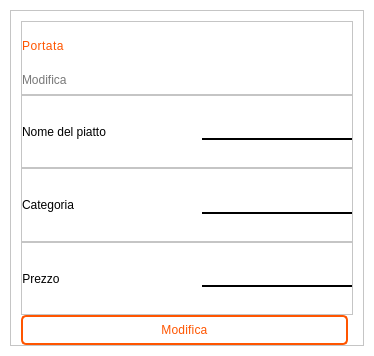
<?xml version="1.0" encoding="UTF-8"?>
<ui version="4.0">
 <class>Dialog</class>
 <widget class="QDialog" name="Dialog">
  <property name="geometry">
   <rect>
    <x>0</x>
    <y>0</y>
    <width>374</width>
    <height>356</height>
   </rect>
  </property>
  <property name="windowTitle">
   <string>Dialog</string>
  </property>
  <property name="styleSheet">
   <string notr="true">background-color: white;</string>
  </property>
  <layout class="QVBoxLayout" name="verticalLayout">
   <property name="spacing">
    <number>0</number>
   </property>
   <property name="leftMargin">
    <number>10</number>
   </property>
   <property name="topMargin">
    <number>10</number>
   </property>
   <property name="rightMargin">
    <number>10</number>
   </property>
   <property name="bottomMargin">
    <number>10</number>
   </property>
   <item>
    <widget class="QFrame" name="frame">
     <property name="styleSheet">
      <string notr="true">background-color: white;</string>
     </property>
     <property name="frameShape">
      <enum>QFrame::StyledPanel</enum>
     </property>
     <property name="frameShadow">
      <enum>QFrame::Raised</enum>
     </property>
     <layout class="QVBoxLayout" name="verticalLayout_2">
      <property name="spacing">
       <number>0</number>
      </property>
      <property name="leftMargin">
       <number>10</number>
      </property>
      <property name="topMargin">
       <number>10</number>
      </property>
      <property name="rightMargin">
       <number>10</number>
      </property>
      <property name="bottomMargin">
       <number>0</number>
      </property>
      <item>
       <widget class="QFrame" name="frame_2">
        <property name="frameShape">
         <enum>QFrame::StyledPanel</enum>
        </property>
        <property name="frameShadow">
         <enum>QFrame::Raised</enum>
        </property>
        <layout class="QVBoxLayout" name="verticalLayout_3">
         <property name="spacing">
          <number>0</number>
         </property>
         <property name="leftMargin">
          <number>0</number>
         </property>
         <property name="topMargin">
          <number>0</number>
         </property>
         <property name="rightMargin">
          <number>0</number>
         </property>
         <property name="bottomMargin">
          <number>0</number>
         </property>
         <item>
          <widget class="QLabel" name="label">
           <property name="maximumSize">
            <size>
             <width>16777215</width>
             <height>40</height>
            </size>
           </property>
           <property name="styleSheet">
            <string notr="true">font: 700 19pt &quot;Poppins&quot;;
color: rgb(255, 85, 0);
letter-spacing: 0.5px;</string>
           </property>
           <property name="text">
            <string>Portata</string>
           </property>
          </widget>
         </item>
         <item>
          <widget class="QLabel" name="label_message">
           <property name="maximumSize">
            <size>
             <width>16777215</width>
             <height>20</height>
            </size>
           </property>
           <property name="styleSheet">
            <string notr="true">font: 10pt &quot;Poppins&quot;;
color: rgb(120, 120, 120);</string>
           </property>
           <property name="text">
            <string>Modifica</string>
           </property>
          </widget>
         </item>
        </layout>
       </widget>
      </item>
      <item>
       <widget class="QFrame" name="frame_3">
        <property name="frameShape">
         <enum>QFrame::StyledPanel</enum>
        </property>
        <property name="frameShadow">
         <enum>QFrame::Raised</enum>
        </property>
        <layout class="QHBoxLayout" name="horizontalLayout_4">
         <property name="spacing">
          <number>0</number>
         </property>
         <property name="leftMargin">
          <number>0</number>
         </property>
         <property name="topMargin">
          <number>0</number>
         </property>
         <property name="rightMargin">
          <number>0</number>
         </property>
         <property name="bottomMargin">
          <number>0</number>
         </property>
         <item alignment="Qt::AlignLeft">
          <widget class="QLabel" name="label_nome_piatto">
           <property name="styleSheet">
            <string notr="true">font: 500 11pt &quot;Poppins&quot;;</string>
           </property>
           <property name="text">
            <string>Nome del piatto</string>
           </property>
           <property name="alignment">
            <set>Qt::AlignCenter</set>
           </property>
          </widget>
         </item>
         <item>
          <widget class="QLineEdit" name="lineEdit_nome_piatto">
           <property name="minimumSize">
            <size>
             <width>50</width>
             <height>0</height>
            </size>
           </property>
           <property name="maximumSize">
            <size>
             <width>150</width>
             <height>16777215</height>
            </size>
           </property>
           <property name="styleSheet">
            <string notr="true">color: #000;
font: 400 12pt &quot;Poppins&quot;;
border: solid;
border-bottom: 2px solid black;</string>
           </property>
          </widget>
         </item>
        </layout>
       </widget>
      </item>
      <item>
       <widget class="QFrame" name="frame_6">
        <property name="frameShape">
         <enum>QFrame::StyledPanel</enum>
        </property>
        <property name="frameShadow">
         <enum>QFrame::Raised</enum>
        </property>
        <layout class="QHBoxLayout" name="horizontalLayout_3">
         <property name="spacing">
          <number>0</number>
         </property>
         <property name="leftMargin">
          <number>0</number>
         </property>
         <property name="topMargin">
          <number>0</number>
         </property>
         <property name="rightMargin">
          <number>0</number>
         </property>
         <property name="bottomMargin">
          <number>0</number>
         </property>
         <item alignment="Qt::AlignLeft">
          <widget class="QLabel" name="label_categoria">
           <property name="styleSheet">
            <string notr="true">font: 500 11pt &quot;Poppins&quot;;</string>
           </property>
           <property name="text">
            <string>Categoria</string>
           </property>
           <property name="alignment">
            <set>Qt::AlignCenter</set>
           </property>
          </widget>
         </item>
         <item>
          <widget class="QLineEdit" name="lineEdit_categoria">
           <property name="maximumSize">
            <size>
             <width>150</width>
             <height>16777215</height>
            </size>
           </property>
           <property name="styleSheet">
            <string notr="true">color: #000;
font: 400 12pt &quot;Poppins&quot;;
border: solid;
border-bottom: 2px solid black;</string>
           </property>
          </widget>
         </item>
        </layout>
       </widget>
      </item>
      <item>
       <widget class="QFrame" name="frame_4">
        <property name="frameShape">
         <enum>QFrame::StyledPanel</enum>
        </property>
        <property name="frameShadow">
         <enum>QFrame::Raised</enum>
        </property>
        <layout class="QHBoxLayout" name="horizontalLayout_2">
         <property name="spacing">
          <number>0</number>
         </property>
         <property name="leftMargin">
          <number>0</number>
         </property>
         <property name="topMargin">
          <number>0</number>
         </property>
         <property name="rightMargin">
          <number>0</number>
         </property>
         <property name="bottomMargin">
          <number>0</number>
         </property>
         <item alignment="Qt::AlignLeft">
          <widget class="QLabel" name="label_prezzo">
           <property name="styleSheet">
            <string notr="true">font: 500 11pt &quot;Poppins&quot;;</string>
           </property>
           <property name="text">
            <string>Prezzo</string>
           </property>
           <property name="alignment">
            <set>Qt::AlignCenter</set>
           </property>
          </widget>
         </item>
         <item>
          <widget class="QLineEdit" name="lineEdit_prezzo">
           <property name="maximumSize">
            <size>
             <width>150</width>
             <height>16777215</height>
            </size>
           </property>
           <property name="styleSheet">
            <string notr="true">color: #000;
font: 400 12pt &quot;Poppins&quot;;
border: solid;
border-bottom: 2px solid black;</string>
           </property>
          </widget>
         </item>
        </layout>
       </widget>
      </item>
      <item>
       <widget class="QPushButton" name="btn_modifica_portata">
        <property name="styleSheet">
         <string notr="true">QPushButton{ border: 2px solid rgb(255, 85, 0);;
font: 600 12pt &quot;Poppins&quot;;
padding: 6px;
letter-spacing:0.2px ;
border-radius: 5px;
color:rgb(255, 85, 0);;
margin-right: 5px;}
QPushButton:focus:pressed{background-color: rgb(255, 85, 0);; color: #fff;}
QPushButton:hover{border: none; background-color: rgb(255, 85, 0);; color: #fff;}
/*rgb(99, 159, 171)*/</string>
        </property>
        <property name="text">
         <string>Modifica</string>
        </property>
       </widget>
      </item>
     </layout>
    </widget>
   </item>
  </layout>
 </widget>
 <resources/>
 <connections/>
</ui>
